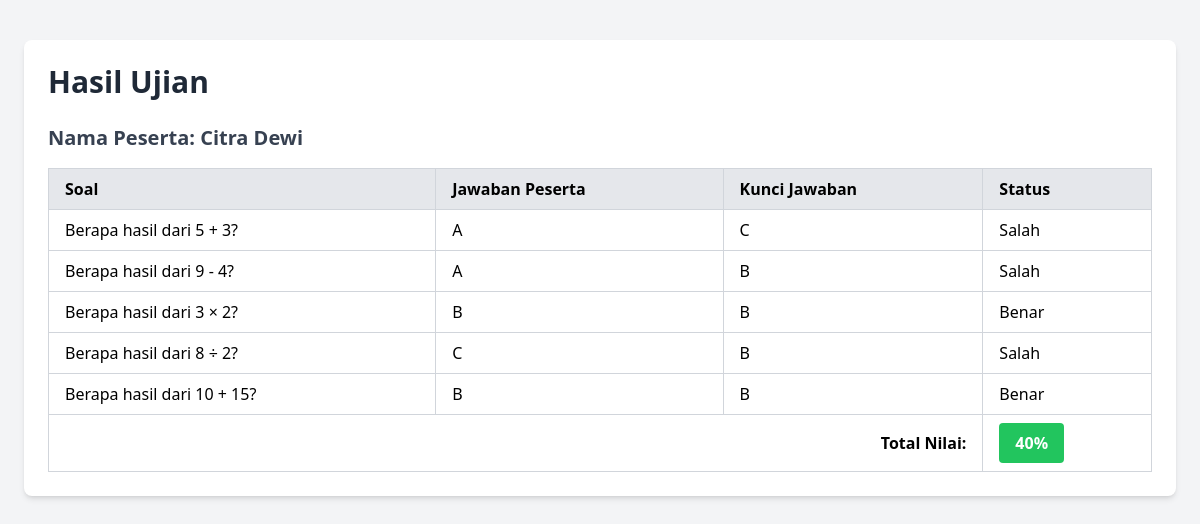
/hasil.php?id_peserta=3, run on the app's committed database.
### tables this page shows
CREATE TABLE `peserta` (
  `id` int(11) NOT NULL,
  `nama_peserta` varchar(100) NOT NULL,
  `instansi_id` int(11) DEFAULT NULL
);

CREATE TABLE `report` (
  `id` int(11) NOT NULL,
  `peserta_id` int(11) NOT NULL,
  `pertanyaan_id` int(11) NOT NULL,
  `jawaban_peserta` varchar(10) NOT NULL
);

CREATE TABLE `pertanyaan` (
  `id` int(11) NOT NULL,
  `text_soal` text NOT NULL,
  `pilihan_jawaban` longtext NOT NULL CHECK (json_valid(`pilihan_jawaban`)),
  `kunci_jawaban` varchar(10) NOT NULL
);

### hasil.php (the view, shortened to what this page needs)
<!DOCTYPE html>
<html lang="en">
<head>
  <script src="https://cdn.tailwindcss.com"></script>
</head>
<body class="bg-gray-100 py-10">
  <div class="max-w-6xl mx-auto bg-white shadow-md rounded-lg p-6">
    <h1 class="text-3xl font-bold text-gray-800 mb-6">Hasil Ujian</h1>
    <?php
    $host = 'localhost';
    $user = 'root';
    $password = '';
    $database = 'report-psikotes';
    $conn = new mysqli($host, $user, $password, $database);
    $id_peserta = isset($_GET['id_peserta']) ? (int) $_GET['id_peserta'] : 0;
    $query_nama = "SELECT nama_peserta FROM peserta WHERE id = $id_peserta";
    $result_nama = $conn->query($query_nama);
    $nama_user = '';
    if ($result_nama->num_rows > 0) {
      $row_nama = $result_nama->fetch_assoc();
      $nama_user = htmlspecialchars($row_nama['nama_peserta']);
    }
    echo "<h2 class='text-xl font-semibold text-gray-700'>Nama Peserta: $nama_user</h2>";
    ?>
    <table class="table-auto w-full border-collapse border border-gray-300 mt-4">
      <thead>
        <tr class="bg-gray-200">
          <th class="border border-gray-300 px-4 py-2 text-left">Soal</th>
          <th class="border border-gray-300 px-4 py-2 text-left">Jawaban Peserta</th>
          <th class="border border-gray-300 px-4 py-2 text-left">Kunci Jawaban</th>
          <th class="border border-gray-300 px-4 py-2 text-left">Status</th>
        </tr>
      </thead>
      <tbody>
        <?php
        $query = "SELECT r.jawaban_peserta, p.text_soal, p.kunci_jawaban
                  FROM report r
                  JOIN pertanyaan p ON r.pertanyaan_id = p.id
                  WHERE r.peserta_id = $id_peserta";
        $result = $conn->query($query);
        $total_nilai = 0;
        $total_soal = 0;
        if ($result->num_rows > 0) {
          while ($row = $result->fetch_assoc()) {
            $total_soal++;
            $status = ($row['jawaban_peserta'] === $row['kunci_jawaban']) ? 'Benar' : 'Salah';
            if ($status === 'Benar') {
              $total_nilai++;
            }
            echo "<tr>";
            echo "<td class='border border-gray-300 px-4 py-2'>" . htmlspecialchars($row['text_soal']) . "</td>";
            echo "<td class='border border-gray-300 px-4 py-2'>" . htmlspecialchars($row['jawaban_peserta']) . "</td>";
            echo "<td class='border border-gray-300 px-4 py-2'>" . htmlspecialchars($row['kunci_jawaban']) . "</td>";
            echo "<td class='border border-gray-300 px-4 py-2'>" . $status . "</td>";
            echo "</tr>";
          }
        } else {
          echo "<tr>";
          echo "<td colspan='4' class='border border-gray-300 px-4 py-2 text-center'>Tidak ada data hasil ujian</td>";
          echo "</tr>";
        }
        $persentase_nilai = ($total_nilai / $total_soal) * 100;
        echo "<tr class='font-bold'>";
        echo "<td colspan='3' class='border border-gray-300 px-4 py-2 text-right'>Total Nilai:</td>";
        echo "<td class='border border-gray-300 px-4 py-2'>
                <button class='bg-green-500 hover:bg-green-600 text-white font-bold py-2 px-4 rounded'>
                  " . round($persentase_nilai) . "%
                </button>
              </td>";
        echo "</tr>";
        ?>
      </tbody>
    </table>
  </div>
</body>
</html>

### data on the page
peserta: nama_peserta "Citra Dewi"
report: pertanyaan.text_soal "Berapa hasil dari 5 + 3?", jawaban_peserta "A", pertanyaan.kunci_jawaban "C", jawaban_peserta.kunci_jawaban "Salah"
report: pertanyaan.text_soal "Berapa hasil dari 9 - 4?", jawaban_peserta "A", pertanyaan.kunci_jawaban "B", jawaban_peserta.kunci_jawaban "Salah"
report: pertanyaan.text_soal "Berapa hasil dari 3 × 2?", jawaban_peserta "B", pertanyaan.kunci_jawaban "B", jawaban_peserta.kunci_jawaban "Benar"
report: pertanyaan.text_soal "Berapa hasil dari 8 ÷ 2?", jawaban_peserta "C", pertanyaan.kunci_jawaban "B", jawaban_peserta.kunci_jawaban "Salah"
report: pertanyaan.text_soal "Berapa hasil dari 10 + 15?", jawaban_peserta "B", pertanyaan.kunci_jawaban "B", jawaban_peserta.kunci_jawaban "Benar"

### other printed values
$persentase_nilai "40"
